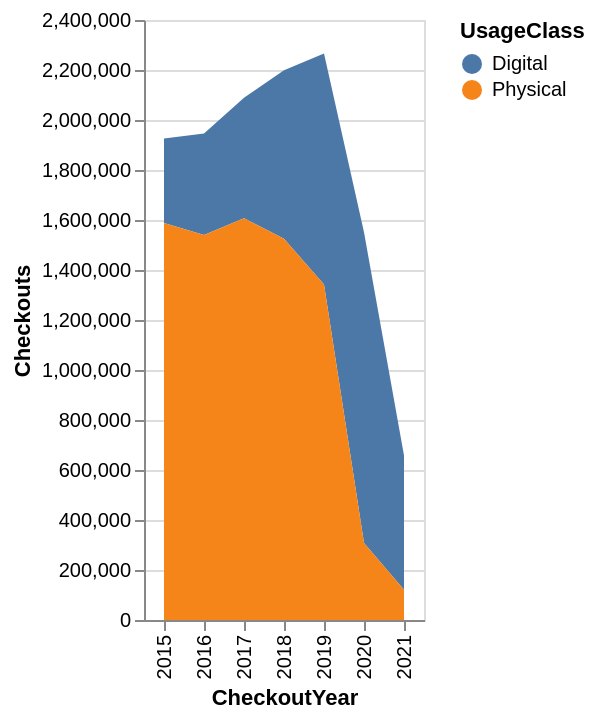

The cell this chart's notebook holds for it:
### Markdown cell above
Task-3: I am adding interactivity to the visualizations to make them more informative and easier to explore. Tooltips will be added so that exact values appear when hovering over the chart. I am using Altair's .interactive() function. For the area chart, I will add a legend selection so users can click a category in the legend to highlight the data.

### Code cell
chart1 = chart1.interactive()

selection = alt.selection_point(fields=['UsageClass'], bind='legend')

chart2 = alt.Chart(year_usage).mark_area(opacity=0.6).encode(
    x='CheckoutYear:O',
    y='Checkouts:Q',
    color='UsageClass:N',
    opacity=alt.condition(selection, alt.value(1), alt.value(0.2)),
    tooltip=['CheckoutYear','UsageClass','Checkouts']
).add_params(selection)

chart2

### Figure 1 — Vega-Lite specification as saved in the notebook (floating-point values rounded to 4 significant figures)
{"config": {"view": {"continuousWidth": 300, "continuousHeight": 300}}, "data": {"name": "data-381f92ff2a7c7b25a3b2b41886b3ee28"}, "mark": {"type": "area", "opacity": 0.6}, "encoding": {"color": {"field": "UsageClass", "type": "nominal"}, "opacity": {"condition": {"param": "param_2", "value": 1}, "value": 0.2}, "tooltip": [{"field": "CheckoutYear", "type": "quantitative"}, {"field": "UsageClass", "type": "nominal"}, {"field": "Checkouts", "type": "quantitative"}], "x": {"field": "CheckoutYear", "type": "ordinal"}, "y": {"field": "Checkouts", "type": "quantitative"}}, "params": [{"name": "param_2", "select": {"type": "point", "fields": ["UsageClass"]}, "bind": "legend"}], "$schema": "https://vega.github.io/schema/vega-lite/v5.20.1.json", "datasets": {"data-381f92ff2a7c7b25a3b2b41886b3ee28": [{"CheckoutYear": 2015, "UsageClass": "Digital", "Checkouts": 337998}, {"CheckoutYear": 2015, "UsageClass": "Physical", "Checkouts": 1587686}, {"CheckoutYear": 2016, "UsageClass": "Digital", "Checkouts": 405831}, {"CheckoutYear": 2016, "UsageClass": "Physical", "Checkouts": 1540091}, {"CheckoutYear": 2017, "UsageClass": "Digital", "Checkouts": 482172}, {"CheckoutYear": 2017, "UsageClass": "Physical", "Checkouts": 1607018}, {"CheckoutYear": 2018, "UsageClass": "Digital", "Checkouts": 673999}, {"CheckoutYear": 2018, "UsageClass": "Physical", "Checkouts": 1525463}, {"CheckoutYear": 2019, "UsageClass": "Digital", "Checkouts": 924129}, {"CheckoutYear": 2019, "UsageClass": "Physical", "Checkouts": 1341827}, {"CheckoutYear": 2020, "UsageClass": "Digital", "Checkouts": 1242383}, {"CheckoutYear": 2020, "UsageClass": "Physical", "Checkouts": 308162}, {"CheckoutYear": 2021, "UsageClass": "Digital", "Checkouts": 537243}, {"CheckoutYear": 2021, "UsageClass": "Physical", "Checkouts": 121084}]}}
